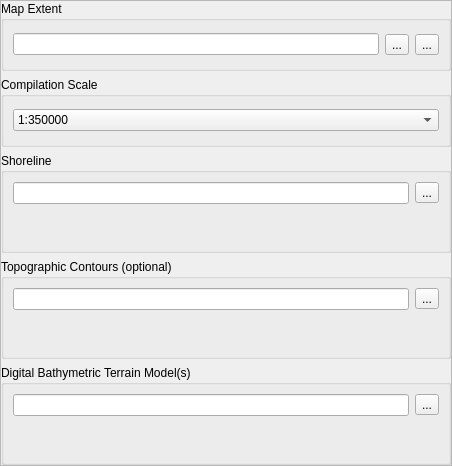
           <widget class="QFrame" name="frame_3">
            <property name="frameShape">
             <enum>QFrame::StyledPanel</enum>
            </property>
            <property name="frameShadow">
             <enum>QFrame::Raised</enum>
            </property>
            <layout class="QVBoxLayout" name="verticalLayout_6">
             <property name="leftMargin">
              <number>0</number>
             </property>
             <property name="topMargin">
              <number>0</number>
             </property>
             <property name="rightMargin">
              <number>0</number>
             </property>
             <property name="bottomMargin">
              <number>0</number>
             </property>
             <item>
              <widget class="QGroupBox" name="groupBox_4">
               <property name="sizePolicy">
                <sizepolicy hsizetype="Preferred" vsizetype="Preferred">
                 <horstretch>0</horstretch>
                 <verstretch>0</verstretch>
                </sizepolicy>
               </property>
               <property name="minimumSize">
                <size>
                 <width>450</width>
                 <height>70</height>
                </size>
               </property>
               <property name="title">
                <string>Map Extent</string>
               </property>
               <layout class="QHBoxLayout" name="horizontalLayout_4">
                <item>
                 <widget class="QLineEdit" name="lnEd_mapextent">
                  <property name="focusPolicy">
                   <enum>Qt::StrongFocus</enum>
                  </property>
                 </widget>
                </item>
                <item>
                 <widget class="QToolButton" name="toolButton">
                  <property name="toolTip">
                   <string>&lt;html&gt;&lt;head/&gt;&lt;body&gt;&lt;p&gt;&lt;span style=&quot; font-family:'Segoe UI','Segoe UI Web (West European)','Segoe UI','-apple-system','BlinkMacSystemFont','Roboto','Helvetica Neue','sans-serif'; font-size:15px; color:#000000; background-color:#ffffff;&quot;&gt;Use Map Canvas Extent&lt;/span&gt;&lt;/p&gt;&lt;/body&gt;&lt;/html&gt;</string>
                  </property>
                  <property name="text">
                   <string>...</string>
                  </property>
                  <property name="icon">
                   <iconset>
                    <normalon>map-extent-svgrepo-com.svg</normalon>
                   </iconset>
                  </property>
                 </widget>
                </item>
                <item>
                 <widget class="QToolButton" name="tlbtn_mapextent">
                  <property name="text">
                   <string>...</string>
                  </property>
                  <property name="icon">
                   <iconset>
                    <normalon>caret-down-svgrepo-com.svg</normalon>
                   </iconset>
                  </property>
                 </widget>
                </item>
               </layout>
              </widget>
             </item>
             <item>
              <widget class="QGroupBox" name="groupBox">
               <property name="minimumSize">
                <size>
                 <width>450</width>
                 <height>70</height>
                </size>
               </property>
               <property name="title">
                <string>Compilation Scale</string>
               </property>
               <layout class="QVBoxLayout" name="verticalLayout_10">
                <item>
                 <widget class="QComboBox" name="scale">
                  <property name="sizePolicy">
                   <sizepolicy hsizetype="Expanding" vsizetype="Fixed">
                    <horstretch>0</horstretch>
                    <verstretch>0</verstretch>
                   </sizepolicy>
                  </property>
                  <item>
                   <property name="text">
                    <string>1:350000</string>
                   </property>
                  </item>
                  <item>
                   <property name="text">
                    <string>1:180000</string>
                   </property>
                  </item>
                  <item>
                   <property name="text">
                    <string>1:90000</string>
                   </property>
                  </item>
                  <item>
                   <property name="text">
                    <string>1:45000</string>
                   </property>
                  </item>
                  <item>
                   <property name="text">
                    <string>1:22000</string>
                   </property>
                  </item>
                  <item>
                   <property name="text">
                    <string>1:12000</string>
                   </property>
                  </item>
                  <item>
                   <property name="text">
                    <string>1:8000</string>
                   </property>
                  </item>
                 </widget>
                </item>
               </layout>
              </widget>
             </item>
             <item alignment="Qt::AlignTop">
              <widget class="QGroupBox" name="groupBox_1">
               <property name="enabled">
                <bool>true</bool>
               </property>
               <property name="sizePolicy">
                <sizepolicy hsizetype="Preferred" vsizetype="Preferred">
                 <horstretch>0</horstretch>
                 <verstretch>0</verstretch>
                </sizepolicy>
               </property>
               <property name="minimumSize">
                <size>
                 <width>450</width>
                 <height>100</height>
                </size>
               </property>
               <property name="title">
                <string>Shoreline</string>
               </property>
               <property name="alignment">
                <set>Qt::AlignLeading|Qt::AlignLeft|Qt::AlignTop</set>
               </property>
               <property name="flat">
                <bool>false</bool>
               </property>
               <layout class="QVBoxLayout" name="verticalLayout">
                <item alignment="Qt::AlignTop">
                 <widget class="QFrame" name="frame_5">
                  <property name="frameShape">
                   <enum>QFrame::NoFrame</enum>
                  </property>
                  <property name="frameShadow">
                   <enum>QFrame::Plain</enum>
                  </property>
                  <layout class="QHBoxLayout" name="horizontalLayout_7">
                   <property name="leftMargin">
                    <number>0</number>
                   </property>
                   <property name="topMargin">
                    <number>0</number>
                   </property>
                   <property name="rightMargin">
                    <number>0</number>
                   </property>
                   <property name="bottomMargin">
                    <number>0</number>
                   </property>
                   <item>
                    <widget class="QLineEdit" name="lnEd_shoreline">
                     <property name="sizePolicy">
                      <sizepolicy hsizetype="Expanding" vsizetype="Fixed">
                       <horstretch>0</horstretch>
                       <verstretch>0</verstretch>
                      </sizepolicy>
                     </property>
                    </widget>
                   </item>
                   <item>
                    <widget class="QToolButton" name="tlbtn_shoreline">
                     <property name="text">
                      <string>...</string>
                     </property>
                    </widget>
                   </item>
                  </layout>
                 </widget>
                </item>
               </layout>
              </widget>
             </item>
             <item alignment="Qt::AlignTop">
              <widget class="QGroupBox" name="groupBox_2">
               <property name="sizePolicy">
                <sizepolicy hsizetype="Preferred" vsizetype="Preferred">
                 <horstretch>0</horstretch>
                 <verstretch>0</verstretch>
                </sizepolicy>
               </property>
               <property name="minimumSize">
                <size>
                 <width>450</width>
                 <height>100</height>
                </size>
               </property>
               <property name="title">
                <string>Topographic Contours (optional)</string>
               </property>
               <layout class="QVBoxLayout" name="verticalLayout_8">
                <item alignment="Qt::AlignTop">
                 <widget class="QFrame" name="frame_6">
                  <property name="frameShape">
                   <enum>QFrame::NoFrame</enum>
                  </property>
                  <property name="frameShadow">
                   <enum>QFrame::Plain</enum>
                  </property>
                  <layout class="QHBoxLayout" name="horizontalLayout_8">
                   <property name="leftMargin">
                    <number>0</number>
                   </property>
                   <property name="topMargin">
                    <number>0</number>
                   </property>
                   <property name="rightMargin">
                    <number>0</number>
                   </property>
                   <property name="bottomMargin">
                    <number>0</number>
                   </property>
                   <item>
                    <widget class="QLineEdit" name="lnEd_topographic"/>
                   </item>
                   <item>
                    <widget class="QToolButton" name="tlbtn_topographic">
                     <property name="text">
                      <string>...</string>
                     </property>
                    </widget>
                   </item>
                  </layout>
                 </widget>
                </item>
               </layout>
              </widget>
             </item>
             <item alignment="Qt::AlignTop">
              <widget class="QGroupBox" name="groupBox_3">
               <property name="sizePolicy">
                <sizepolicy hsizetype="Preferred" vsizetype="Preferred">
                 <horstretch>0</horstretch>
                 <verstretch>0</verstretch>
                </sizepolicy>
               </property>
               <property name="minimumSize">
                <size>
                 <width>450</width>
                 <height>100</height>
                </size>
               </property>
               <property name="title">
                <string>Digital Bathymetric Terrain Model(s)</string>
               </property>
               <layout class="QVBoxLayout" name="verticalLayout_9">
                <item alignment="Qt::AlignTop">
                 <widget class="QFrame" name="frame_7">
                  <property name="frameShape">
                   <enum>QFrame::NoFrame</enum>
                  </property>
                  <property name="frameShadow">
                   <enum>QFrame::Plain</enum>
                  </property>
                  <layout class="QHBoxLayout" name="horizontalLayout_9">
                   <property name="leftMargin">
                    <number>0</number>
                   </property>
                   <property name="topMargin">
                    <number>0</number>
                   </property>
                   <property name="rightMargin">
                    <number>0</number>
                   </property>
                   <property name="bottomMargin">
                    <number>0</number>
                   </property>
                   <item>
                    <widget class="QLineEdit" name="lnEd_bathy"/>
                   </item>
                   <item>
                    <widget class="QToolButton" name="tlbtn_bathymetric">
                     <property name="text">
                      <string>...</string>
                     </property>
                    </widget>
                   </item>
                  </layout>
                 </widget>
                </item>
               </layout>
              </widget>
             </item>
            </layout>
           </widget>
